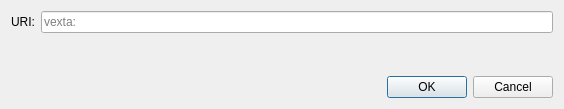
<?xml version="1.0" encoding="UTF-8"?>
<ui version="4.0">
 <class>OpenURIDialog</class>
 <widget class="QDialog" name="OpenURIDialog">
  <property name="geometry">
   <rect>
    <x>0</x>
    <y>0</y>
    <width>564</width>
    <height>109</height>
   </rect>
  </property>
  <property name="windowTitle">
   <string>Open Vexta URI</string>
  </property>
  <layout class="QVBoxLayout" name="verticalLayout">
   <item>
    <layout class="QHBoxLayout" name="horizontalLayout">
     <item>
      <widget class="QLabel" name="label">
       <property name="text">
        <string>URI:</string>
       </property>
      </widget>
     </item>
     <item>
      <widget class="QValidatedLineEdit" name="uriEdit">
       <property name="placeholderText">
        <string notr="true">vexta:</string>
       </property>
      </widget>
     </item>
    </layout>
   </item>
   <item>
    <spacer name="verticalSpacer">
     <property name="orientation">
      <enum>Qt::Vertical</enum>
     </property>
     <property name="sizeHint" stdset="0">
      <size>
       <width>20</width>
       <height>40</height>
      </size>
     </property>
    </spacer>
   </item>
   <item>
    <widget class="QDialogButtonBox" name="buttonBox">
     <property name="orientation">
      <enum>Qt::Horizontal</enum>
     </property>
     <property name="standardButtons">
      <set>QDialogButtonBox::Cancel|QDialogButtonBox::Ok</set>
     </property>
    </widget>
   </item>
  </layout>
 </widget>
 <customwidgets>
  <customwidget>
   <class>QValidatedLineEdit</class>
   <extends>QLineEdit</extends>
   <header>qt/qvalidatedlineedit.h</header>
  </customwidget>
 </customwidgets>
 <resources/>
 <connections>
  <connection>
   <sender>buttonBox</sender>
   <signal>accepted()</signal>
   <receiver>OpenURIDialog</receiver>
   <slot>accept()</slot>
   <hints>
    <hint type="sourcelabel">
     <x>248</x>
     <y>254</y>
    </hint>
    <hint type="destinationlabel">
     <x>157</x>
     <y>274</y>
    </hint>
   </hints>
  </connection>
  <connection>
   <sender>buttonBox</sender>
   <signal>rejected()</signal>
   <receiver>OpenURIDialog</receiver>
   <slot>reject()</slot>
   <hints>
    <hint type="sourcelabel">
     <x>316</x>
     <y>260</y>
    </hint>
    <hint type="destinationlabel">
     <x>286</x>
     <y>274</y>
    </hint>
   </hints>
  </connection>
 </connections>
</ui>
